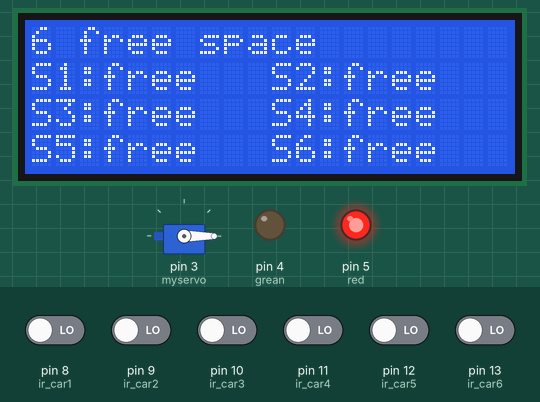
A sketch run on a simulated Arduino Uno, built with avr-gcc and run on an emulated ATmega328P. Parts: servo, 20×4 character LCD, output pins drawn as LEDs (lit = HIGH). Inputs (shaded band) come from the test bench; at power-on: pin 8 (ir_car1), pin 9 (ir_car2), pin 10 (ir_car3), pin 11 (ir_car4), pin 12 (ir_car5), pin 13 (ir_car6) LOW. What the sketch prints to the serial monitor is not drawn.

Above: at 1.8 s.
1.9 s: pin 8 (ir_car1) driven HIGH
At 3.4 s:
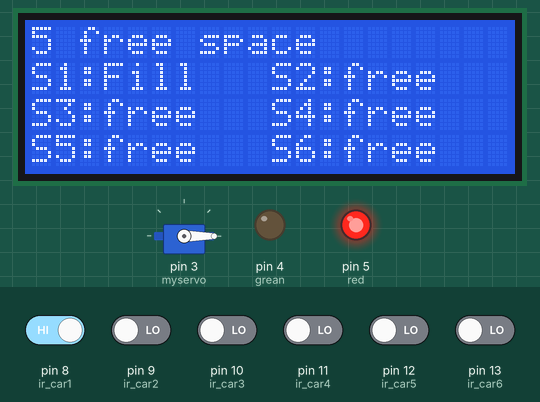
3.7 s: pin 9 (ir_car2) driven HIGH
At 5.1 s:
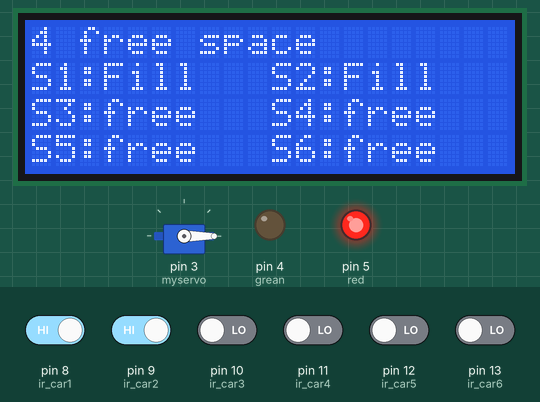
5.8 s: pin 10 (ir_car3) driven HIGH
At 6.9 s:
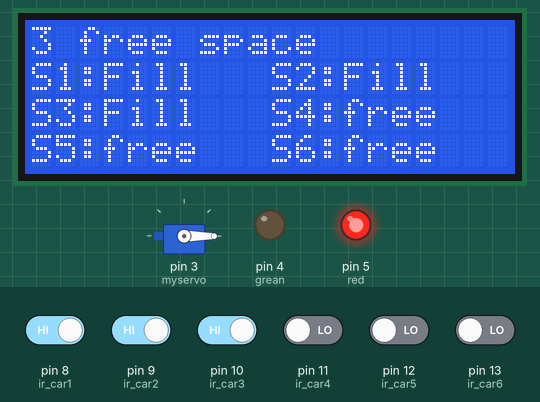
8.0 s: pin 11 (ir_car4) driven HIGH
At 9.8 s:
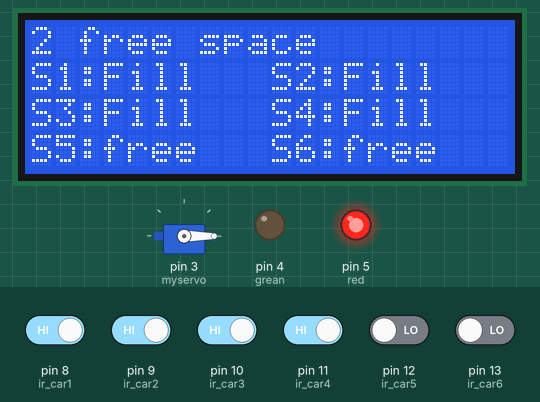
10.1 s: pin 12 (ir_car5) driven HIGH
At 11.9 s:
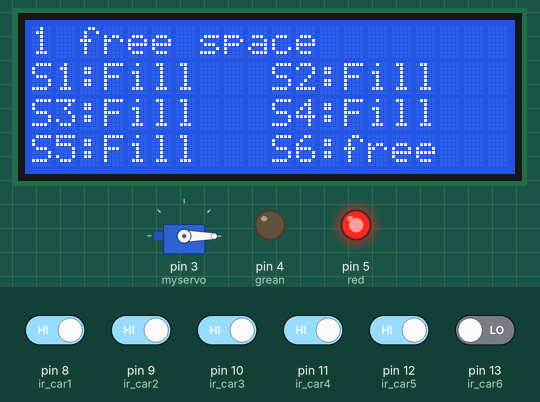
12.2 s: pin 13 (ir_car6) driven HIGH
At 14.2 s:
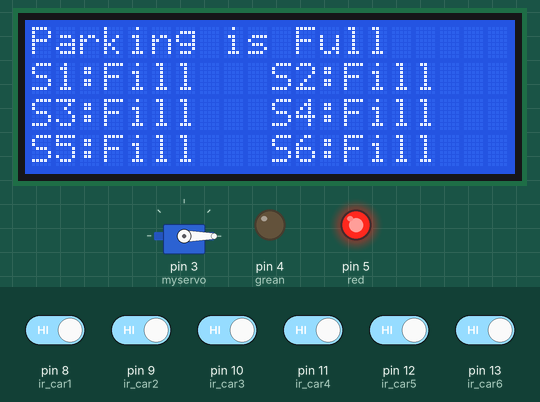
Timing chart, 0 to 15.7 s (numbered marks = the images above; inputs shaded):
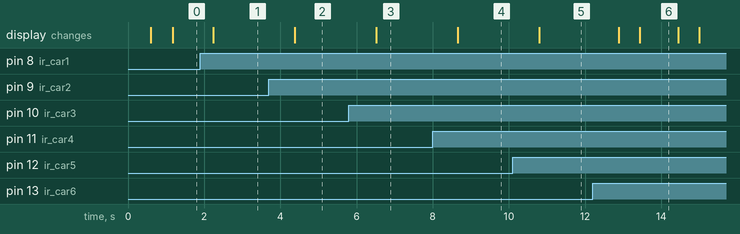

Measured:
- after the input at 1.9 s, the display: changes after 0.34 s (image 1)
- after the input at 3.7 s, the display: changes after 0.67 s (image 2)
- after the input at 5.8 s, the display: changes after 0.71 s (image 3)
- after the input at 8.0 s, the display: changes after 0.65 s (image 4)
- after the input at 10.1 s, the display: changes after 0.69 s (image 5)
- after the input at 12.2 s, the display: first changes after 0.68 s (image 6 shows a later state)
- what the display in image 6 shows lasts 1.0 s, from 13.4 s to 14.4 s

The sketch:

Arduino.lnk.ino
```cpp
#include <Servo.h> //includes the servo library
#include <Wire.h>
#include <LiquidCrystal_I2C.h>
LiquidCrystal_I2C lcd(0x20, 2, 1, 0, 4, 5, 6, 7, 3, POSITIVE);

Servo myservo;


#define ir_car1 8
#define ir_car2 9
#define ir_car3 10
#define ir_car4 11
#define ir_car5 12
#define ir_car6 13


int S1=0, S2=0, S3=0, S4=0, S5=0, S6=0;

int allSpace = 6;
int validID = 0;
int count = 0;
int red = 5 , grean = 4;
char c;
String id;
int pos = 0; // variable to store the servo position

void setup(){
Serial.begin(9600);
 myservo.attach(3);
 myservo.write(pos);
digitalWrite(red, HIGH);

pinMode(ir_car1, INPUT);
pinMode(ir_car2, INPUT);
pinMode(ir_car3, INPUT);
pinMode(ir_car4, INPUT);
pinMode(ir_car5, INPUT);
pinMode(ir_car6, INPUT);
pinMode(red, OUTPUT);
pinMode(grean, OUTPUT);

Serial.println("Please scan your RFID TAG");

lcd.begin(20, 4);
lcd.setCursor (0,1);
lcd.print("    Car  parking  ");
lcd.setCursor (0,2);
lcd.print("       System     ");
delay (500);
lcd.clear();


Read_Sensor();

}


void loop(){
RFID() ;
Read_Sensor();
lcd.clear();
lcd.setCursor (0,0);
if(total_slot() == 6){

  lcd.print("Parking is Full");
  delay(500);
}else{


  lcd.print(allSpace-total_slot());
  lcd.print(" free space         ");

}


lcd.setCursor (0,1);
if(S1==1){lcd.print("S1:Fill ");}
     else{lcd.print("S1:free");}

lcd.setCursor (10,1);
if(S2==1){lcd.print("S2:Fill ");}
     else{lcd.print("S2:free");}

lcd.setCursor (0,2);
if(S3==1){lcd.print("S3:Fill ");}
     else{lcd.print("S3:free");}

lcd.setCursor (10,2);
if(S4==1){lcd.print("S4:Fill ");}
     else{lcd.print("S4:free");}

 lcd.setCursor (0,3);
if(S5==1){lcd.print("S5:Fill ");}
     else{lcd.print("S5:free");}

lcd.setCursor (10,3);
if(S6==1){lcd.print("S6:Fill ");}
     else{lcd.print("S6:free");}


delay (500);


      digitalWrite(grean, LOW);
      digitalWrite(red, HIGH);

}


void Read_Sensor(){
S1=0, S2=0, S3=0, S4=0, S5=0, S6=0;

if(digitalRead(ir_car1) == 1){S1=1;}
if(digitalRead(ir_car2) == 1){S2=1;}
if(digitalRead(ir_car3) == 1){S3=1;}
if(digitalRead(ir_car4) == 1){S4=1;}
if(digitalRead(ir_car5) == 1){S5=1;}
if(digitalRead(ir_car6) == 1){S6=1;}
}


int total_slot(){
  Read_Sensor();
    return S1+S2+S3+S4+S5+S6 ;
  }


void RFID()
{
 while(Serial.available()>0)
  {
    c = Serial.read();
   count++;
   id += c;
   if(count == 12)
    {
      Serial.print(id);
      Serial.println(" is ") ;
      //break;
     //AB123456789B
      if(id=="AB123456789A")
      {
        Serial.println("Valid ");
        digitalWrite(grean, HIGH);
        digitalWrite(red, LOW);
         openGate();


      }
      else
      {

      Serial.println("Invalid");
      digitalWrite(grean, LOW);
      digitalWrite(red, HIGH);
      closeGate();
      }
    }
  }

  count = 0;
  id="";
  delay(500);


}

void openGate(){
  for (pos = 0; pos <= 180; pos += 1) { // goes from 0 degrees to 180 degrees
                                       // in steps of 1 degree
    myservo.write(pos);              // tell servo to go to position in variable 'pos'
    delay(20);                       // waits 20 ms for the servo to reach the position
  }


}

void closeGate(){
    for (pos = 180; pos >= 0; pos -= 1) { // goes from 180 degrees to 0 degrees
    myservo.write(pos);              // tell servo to go to position in variable 'pos'
    delay(10);                       // waits 10 ms for the servo to reach the position
  }
}
```
